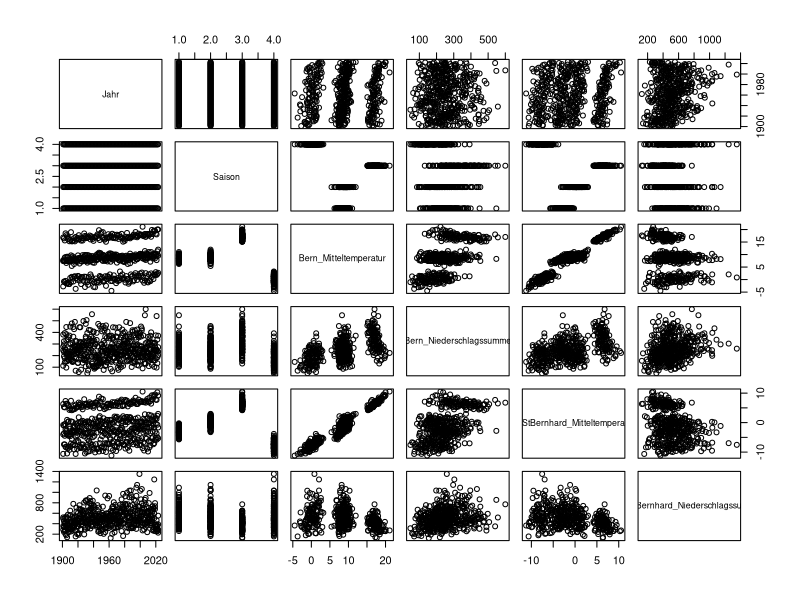
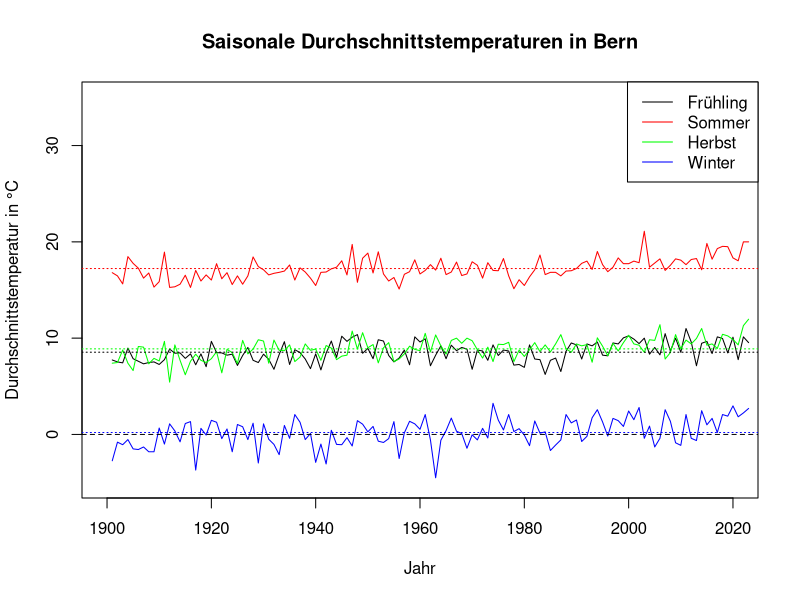

Source code (R) for these figures, in order:
## ---- chunk 1
# Variablen erstellen und Wert zuweisen
a <- 5

# Die Zuweisung kann auch umgekehrt erfolgen
5 -> b

# Das gleiche funktioniert grundsätzlich aber auch mit dem = Operator
# Allerdings wird der <- Operator bevorzugt
c = 10
## ---- chunk 2
# Das ist ein Kommentar
a <- 5 # Das ist auch ein Kommentar
## ---- chunk 3
# Ausgabe von Variablen
print(a)
b
## ---- chunk 4
# Vektor erstellen
vectorA <- c(1, 2, 3, 4, 5)

# Länge des Vektors
length(vectorA)

# Logischer Vergleich
vectorA >= 3

# Arithmetische Operationen
vectorA + 5
## ---- chunk 5
vectorA
## ---- chunk 6
# Vektor einer neuen Variablen zuweisen
vectorB <- vectorA + 5

# Vektor ausgeben
vectorB

# Wir können den Vektor auch direkt überschreiben
vectorA <- vectorA + 5

# Vektor ausgeben
vectorA
## ---- chunk 7
# Erstes Element des Vektors
vectorA[1]
## ---- chunk 8
# Zweites bis viertes Element des Vektors
vectorA[2:4]

# Alternativ können wir auch einzelne Elemente überspringen
vectorA[c(1, 3, 5)]
## ---- chunk 9
# Vektoren erstellen
vectorA <- c(1, 2, 3, 4, 5)

# Vektoren konkatenieren
vectorC <- c(vectorA, vectorB)

# Vektor ausgeben
vectorC
## ---- chunk 10
# Vektoren addieren
vectorA + vectorB
## ---- chunk 11
# Data Frame erstellen
dataFrameA <- data.frame(
  name = c("Alice", "Bob", "Charlie", "David"),
  age = c(25, 30, 35, 40),
  married = c(TRUE, FALSE, TRUE, TRUE)
)

# Data Frame ausgeben
dataFrameA
## ---- chunk 12
# Erste Zeile des Data Frames
dataFrameA[1, ]

# Zweite Zeile und dritte Spalte des Data Frames
dataFrameA[2, 3]
## ---- chunk 13
# Spalte "name" des Data Frames
dataFrameA$name
## ---- chunk 14
# Auswahl der Spalten "name" und "age" als Data Frame
dataFrameB <- dataFrameA[, c("name", "age")]

# Data Frame ausgeben
dataFrameB
## ---- chunk 15
# CSV-Datei einlesen
meteodaten <- read.csv('Data/meteodaten_saison.csv', sep = ',', header = TRUE)
## ---- chunk 16
str(meteodaten)
## ---- chunk 17
head(meteodaten)
## ---- chunk 18
tail(meteodaten)
## ---- chunk 19
summary(meteodaten)
## ---- chunk 20
meteodaten[1:10,] # Ersten 10 Zeilen
## ---- chunk 21
plot(meteodaten)
## ---- chunk 22
# CSV-Datei einlesen
meteodaten <- read.csv('Data/meteodaten_saison.csv',
    sep = ',',
    header = TRUE)

# Subsets der Daten erstellen
saison_fruehling <- meteodaten[meteodaten$Saison == "Fruehling(MAM)", ]
saison_sommer <- meteodaten[meteodaten$Saison == "Sommer(JJA)", ]
saison_herbst <- meteodaten[meteodaten$Saison == "Herbst(SON)", ]
saison_winter <- meteodaten[meteodaten$Saison == "Winter(DJF)", ]

# Plot mit den Saisontemperaturen erstellen erstellen
plot(saison_fruehling$Jahr, saison_fruehling$Bern_Mitteltemperatur,
    type = "l",
    xlab = "Jahr",
    ylab = "Durchschnittstemperatur in °C",
    main = "Saisonale Durchschnittstemperaturen in Bern",
    xlim = c(1900, 2020),
    ylim = c(-5, 35))

# Weitere Linien für andere Jahreszeiten auf den selben Plot hinzufügen
lines(saison_sommer$Jahr, saison_sommer$Bern_Mitteltemperatur,
    col = "red")
lines(saison_herbst$Jahr, saison_herbst$Bern_Mitteltemperatur,
    col = "green")
lines(saison_winter$Jahr, saison_winter$Bern_Mitteltemperatur,
    col = "blue")

# Gestrichelte Horizontale Linie bei 0 hinzufügen
abline(h = 0, lty = 2)

# Saisonale Mittelwertlinien hinzufügen
abline(h = mean(saison_fruehling$Bern_Mitteltemperatur),
    col = "black",
    lty = 3)
abline(h = mean(saison_sommer$Bern_Mitteltemperatur),
    col = "red",
    lty = 3)
abline(h = mean(saison_herbst$Bern_Mitteltemperatur),
    col = "green",
    lty = 3)
abline(h = mean(saison_winter$Bern_Mitteltemperatur),
    col = "blue",
    lty = 3)

# Legende hinzufügen
legend("topright",
    legend = c("Frühling", "Sommer", "Herbst", "Winter"),
    col = c("black", "red", "green", "blue"),
    lty = 1,
    xpd = TRUE)
